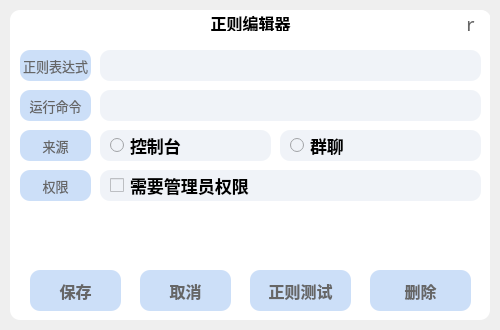
<?xml version="1.0" encoding="UTF-8"?>
<ui version="4.0">
 <class>Regular</class>
 <widget class="QWidget" name="Regular">
  <property name="geometry">
   <rect>
    <x>0</x>
    <y>0</y>
    <width>500</width>
    <height>330</height>
   </rect>
  </property>
  <property name="windowTitle">
   <string>Form</string>
  </property>
  <widget class="QWidget" name="background" native="true">
   <property name="geometry">
    <rect>
     <x>10</x>
     <y>10</y>
     <width>480</width>
     <height>310</height>
    </rect>
   </property>
   <property name="styleSheet">
    <string notr="true">background-color:white;
border-radius:10px;</string>
   </property>
   <widget class="QLabel" name="regularLabel">
    <property name="geometry">
     <rect>
      <x>10</x>
      <y>40</y>
      <width>71</width>
      <height>31</height>
     </rect>
    </property>
    <property name="font">
     <font>
      <family>HarmonyOS Sans SC</family>
      <pointsize>10</pointsize>
     </font>
    </property>
    <property name="styleSheet">
     <string notr="true">background-color:#ccdff8;
color:#666666;
border-radius:10px;
qproperty-iconSize: 32px 32px;</string>
    </property>
    <property name="text">
     <string>正则表达式</string>
    </property>
    <property name="alignment">
     <set>Qt::AlignCenter</set>
    </property>
   </widget>
   <widget class="QLineEdit" name="regularEdit">
    <property name="geometry">
     <rect>
      <x>90</x>
      <y>40</y>
      <width>381</width>
      <height>31</height>
     </rect>
    </property>
    <property name="font">
     <font>
      <family>HarmonyOS Sans SC</family>
      <pointsize>10</pointsize>
      <weight>75</weight>
      <bold>true</bold>
     </font>
    </property>
    <property name="styleSheet">
     <string notr="true">background-color:#f0f3f8;
border-radius:10px;
padding-left:10px;</string>
    </property>
   </widget>
   <widget class="QLabel" name="actionLabel">
    <property name="geometry">
     <rect>
      <x>10</x>
      <y>80</y>
      <width>71</width>
      <height>31</height>
     </rect>
    </property>
    <property name="font">
     <font>
      <family>HarmonyOS Sans SC</family>
      <pointsize>10</pointsize>
     </font>
    </property>
    <property name="styleSheet">
     <string notr="true">background-color:#ccdff8;
color:#666666;
border-radius:10px;
qproperty-iconSize: 32px 32px;</string>
    </property>
    <property name="text">
     <string>运行命令</string>
    </property>
    <property name="alignment">
     <set>Qt::AlignCenter</set>
    </property>
   </widget>
   <widget class="QLineEdit" name="actionEdit">
    <property name="geometry">
     <rect>
      <x>90</x>
      <y>80</y>
      <width>381</width>
      <height>31</height>
     </rect>
    </property>
    <property name="font">
     <font>
      <family>HarmonyOS Sans SC</family>
      <pointsize>10</pointsize>
      <weight>75</weight>
      <bold>true</bold>
     </font>
    </property>
    <property name="styleSheet">
     <string notr="true">background-color:#f0f3f8;
border-radius:10px;
padding-left:10px;</string>
    </property>
   </widget>
   <widget class="QLabel" name="fromLabel">
    <property name="geometry">
     <rect>
      <x>10</x>
      <y>120</y>
      <width>71</width>
      <height>31</height>
     </rect>
    </property>
    <property name="font">
     <font>
      <family>HarmonyOS Sans SC</family>
      <pointsize>10</pointsize>
     </font>
    </property>
    <property name="styleSheet">
     <string notr="true">background-color:#ccdff8;
color:#666666;
border-radius:10px;
qproperty-iconSize: 32px 32px;</string>
    </property>
    <property name="text">
     <string>来源</string>
    </property>
    <property name="alignment">
     <set>Qt::AlignCenter</set>
    </property>
   </widget>
   <widget class="QRadioButton" name="console">
    <property name="geometry">
     <rect>
      <x>90</x>
      <y>120</y>
      <width>171</width>
      <height>31</height>
     </rect>
    </property>
    <property name="font">
     <font>
      <family>HarmonyOS Sans SC</family>
      <pointsize>13</pointsize>
      <weight>75</weight>
      <bold>true</bold>
     </font>
    </property>
    <property name="styleSheet">
     <string notr="true">background-color:#f0f3f8;
border-radius:10px;
padding-left:10px;</string>
    </property>
    <property name="text">
     <string>控制台</string>
    </property>
   </widget>
   <widget class="QRadioButton" name="group">
    <property name="geometry">
     <rect>
      <x>270</x>
      <y>120</y>
      <width>201</width>
      <height>31</height>
     </rect>
    </property>
    <property name="font">
     <font>
      <family>HarmonyOS Sans SC</family>
      <pointsize>13</pointsize>
      <weight>75</weight>
      <bold>true</bold>
     </font>
    </property>
    <property name="styleSheet">
     <string notr="true">background-color:#f0f3f8;
border-radius:10px;
padding-left:10px;</string>
    </property>
    <property name="text">
     <string>群聊</string>
    </property>
   </widget>
   <widget class="QLabel" name="permissionLabel">
    <property name="geometry">
     <rect>
      <x>10</x>
      <y>160</y>
      <width>71</width>
      <height>31</height>
     </rect>
    </property>
    <property name="font">
     <font>
      <family>HarmonyOS Sans SC</family>
      <pointsize>10</pointsize>
     </font>
    </property>
    <property name="styleSheet">
     <string notr="true">background-color:#ccdff8;
color:#666666;
border-radius:10px;
qproperty-iconSize: 32px 32px;</string>
    </property>
    <property name="text">
     <string>权限</string>
    </property>
    <property name="alignment">
     <set>Qt::AlignCenter</set>
    </property>
   </widget>
   <widget class="QCheckBox" name="checkBox">
    <property name="geometry">
     <rect>
      <x>90</x>
      <y>160</y>
      <width>381</width>
      <height>31</height>
     </rect>
    </property>
    <property name="font">
     <font>
      <family>HarmonyOS Sans SC</family>
      <pointsize>13</pointsize>
      <weight>75</weight>
      <bold>true</bold>
     </font>
    </property>
    <property name="styleSheet">
     <string notr="true">background-color:#f0f3f8;
border-radius:10px;
padding-left:10px;</string>
    </property>
    <property name="text">
     <string>需要管理员权限</string>
    </property>
   </widget>
   <widget class="QPushButton" name="save">
    <property name="geometry">
     <rect>
      <x>20</x>
      <y>260</y>
      <width>91</width>
      <height>41</height>
     </rect>
    </property>
    <property name="font">
     <font>
      <family>HarmonyOS Sans SC</family>
      <pointsize>12</pointsize>
      <weight>75</weight>
      <bold>true</bold>
     </font>
    </property>
    <property name="styleSheet">
     <string notr="true">background-color:#ccdff8;
color:#666666;
border-radius:10px;
qproperty-iconSize: 32px 32px;
</string>
    </property>
    <property name="text">
     <string>保存</string>
    </property>
   </widget>
   <widget class="QPushButton" name="cancel">
    <property name="geometry">
     <rect>
      <x>130</x>
      <y>260</y>
      <width>91</width>
      <height>41</height>
     </rect>
    </property>
    <property name="font">
     <font>
      <family>HarmonyOS Sans SC</family>
      <pointsize>12</pointsize>
      <weight>75</weight>
      <bold>true</bold>
     </font>
    </property>
    <property name="styleSheet">
     <string notr="true">background-color:#ccdff8;
color:#666666;
border-radius:10px;
qproperty-iconSize: 32px 32px;
</string>
    </property>
    <property name="text">
     <string>取消</string>
    </property>
   </widget>
   <widget class="QLabel" name="title">
    <property name="geometry">
     <rect>
      <x>170</x>
      <y>5</y>
      <width>141</width>
      <height>16</height>
     </rect>
    </property>
    <property name="font">
     <font>
      <family>HarmonyOS Sans SC</family>
      <pointsize>12</pointsize>
      <weight>75</weight>
      <bold>true</bold>
     </font>
    </property>
    <property name="text">
     <string>正则编辑器</string>
    </property>
    <property name="alignment">
     <set>Qt::AlignCenter</set>
    </property>
   </widget>
   <widget class="QPushButton" name="close">
    <property name="geometry">
     <rect>
      <x>440</x>
      <y>0</y>
      <width>41</width>
      <height>21</height>
     </rect>
    </property>
    <property name="font">
     <font>
      <family>Webdings</family>
      <pointsize>-1</pointsize>
     </font>
    </property>
    <property name="styleSheet">
     <string notr="true">QPushButton
{
	font-family:&quot;Webdings&quot;;
	text-align:top;
	border:none;
	font-size:20px;
	color:#666666;
}
QPushButton:hover{
	color:#3681ff
}

</string>
    </property>
    <property name="text">
     <string>r</string>
    </property>
   </widget>
   <widget class="QPushButton" name="regularTest">
    <property name="geometry">
     <rect>
      <x>240</x>
      <y>260</y>
      <width>101</width>
      <height>41</height>
     </rect>
    </property>
    <property name="font">
     <font>
      <family>HarmonyOS Sans SC</family>
      <pointsize>12</pointsize>
      <weight>75</weight>
      <bold>true</bold>
     </font>
    </property>
    <property name="styleSheet">
     <string notr="true">background-color:#ccdff8;
color:#666666;
border-radius:10px;
qproperty-iconSize: 32px 32px;
</string>
    </property>
    <property name="text">
     <string>正则测试</string>
    </property>
   </widget>
   <widget class="QPushButton" name="remove">
    <property name="geometry">
     <rect>
      <x>360</x>
      <y>260</y>
      <width>101</width>
      <height>41</height>
     </rect>
    </property>
    <property name="font">
     <font>
      <family>HarmonyOS Sans SC</family>
      <pointsize>12</pointsize>
      <weight>75</weight>
      <bold>true</bold>
     </font>
    </property>
    <property name="styleSheet">
     <string notr="true">background-color:#ccdff8;
color:#666666;
border-radius:10px;
qproperty-iconSize: 32px 32px;
</string>
    </property>
    <property name="text">
     <string>删除</string>
    </property>
   </widget>
  </widget>
 </widget>
 <resources/>
 <connections/>
</ui>
